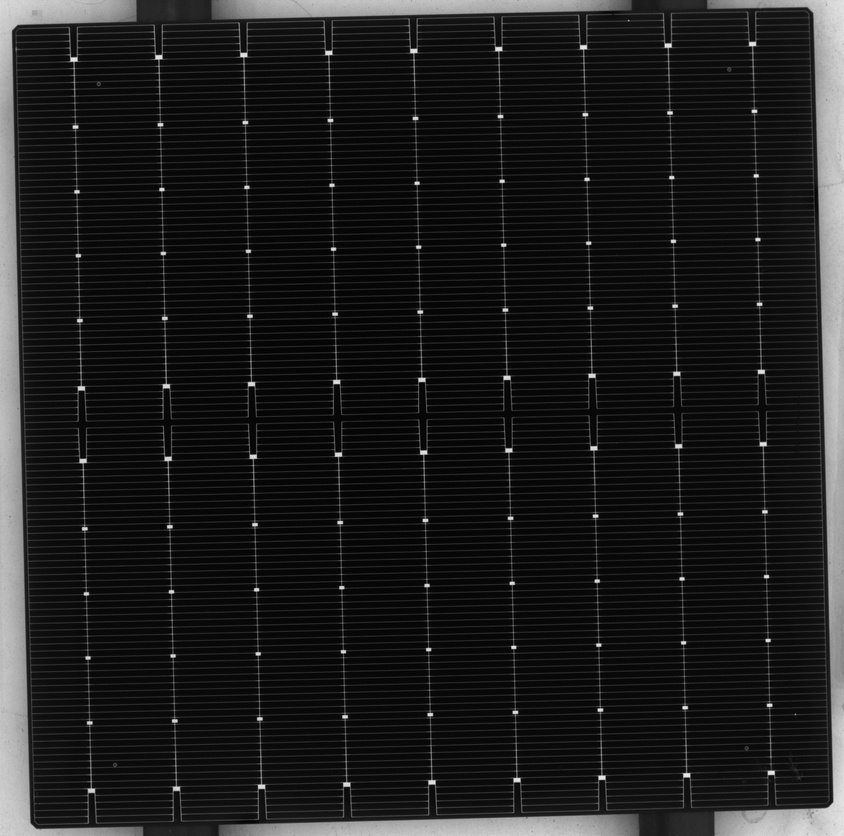
#> input picture test_erode_2/720.jpg, 844 x 836 px, shrunk from 2811 x 2782 before the run, found by its file name
$ python rotate.py
#> lines starting #> are read from the running program, lines starting #| are printed output that depends on the picture
import cv2
import numpy as np
import imutils

image = cv2.imread("C://Users//yzgua//Desktop//bat//test_large//720.jpg")
#> image is the input picture: shape (836, 844, 3); min 0, max 242, mean 29.8
cv2.namedWindow('original', 0)
cv2.imshow("original", image)

(h,w) = image.shape[:2]
#> h = 836; w = 844

(cX, cY) = (w//2, h//2)
#> cX = 422; cY = 418

M = cv2.getRotationMatrix2D((cX, cY), -1.75, 1.1)
rotated = cv2.warpAffine(image, M, (w, h))
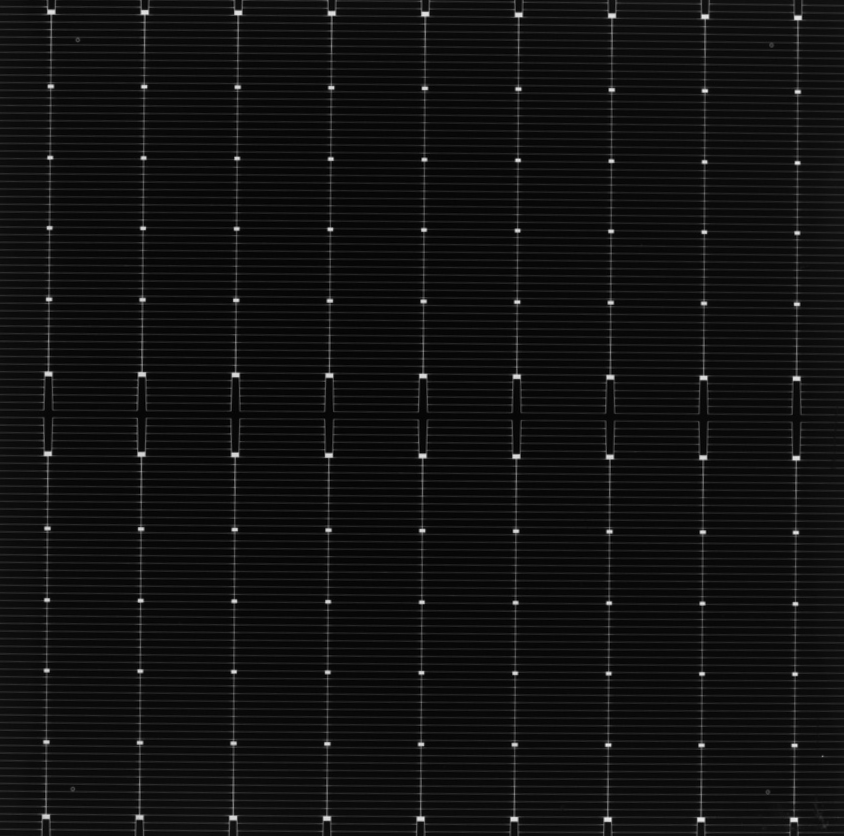
#> rotated: shape (836, 844, 3); min 0, max 238, mean 16.5

# rotated = imutils.rotate(image, -1.75)

cv2.imwrite("C:\\Users\\yzgua\\Desktop\\bat\\pic\\rot\\720_rot.jpg", rotated)


# rotated = imutils.rotate(image, 180)
cv2.imshow("Rotated", rotated)

cv2.waitKey(0)

$ run again, with test_erode_2/1.jpg copied over test_erode_2/720.jpg
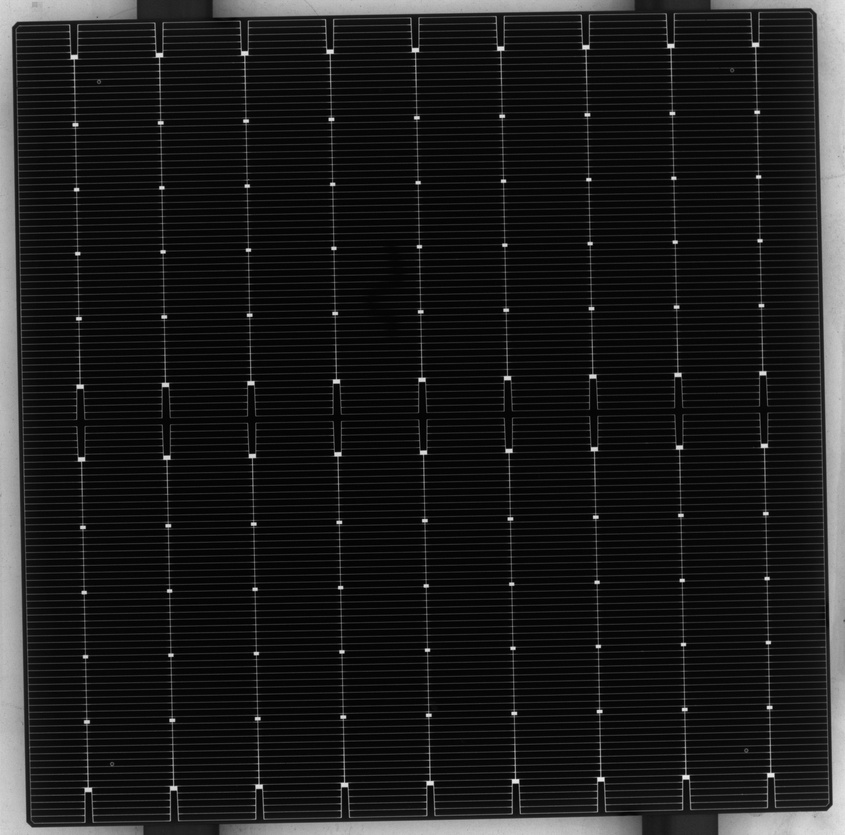
#> input picture test_erode_2/1.jpg, 845 x 835 px, shrunk from 2803 x 2773 before the run, found by its file name
#> image is the input picture: shape (835, 845, 3); min 0, max 242, mean 28.3
#> `rotated = cv2.warpAffine(image, M, (w, h))`:
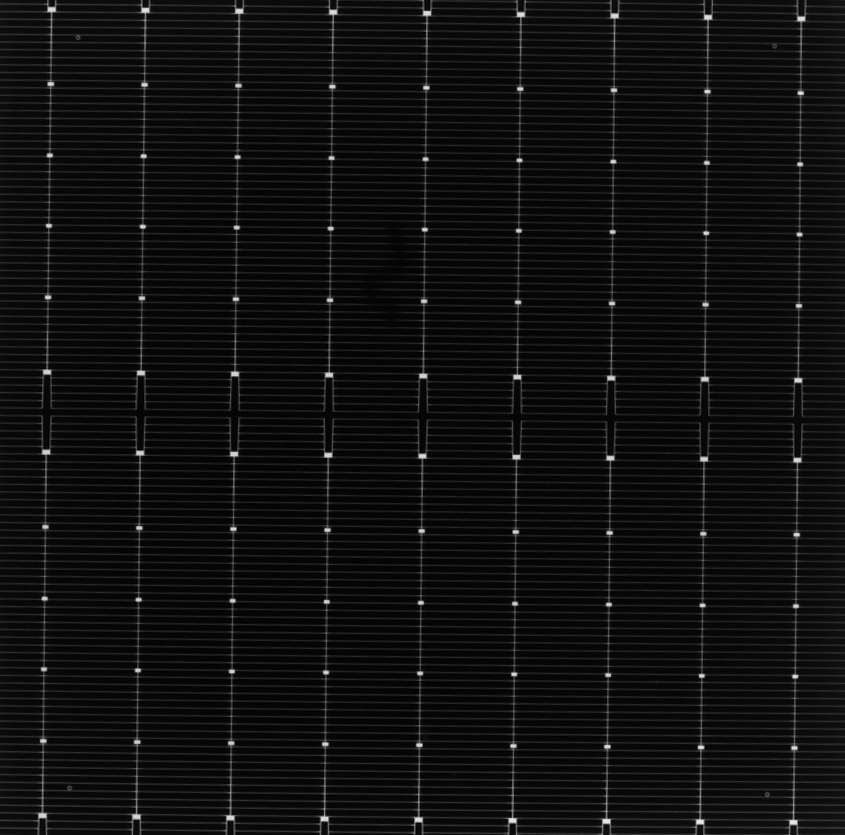
#> rotated: shape (835, 845, 3); min 0, max 239, mean 15.4

$ run again, with test_erode_2/2.jpg copied over test_erode_2/720.jpg
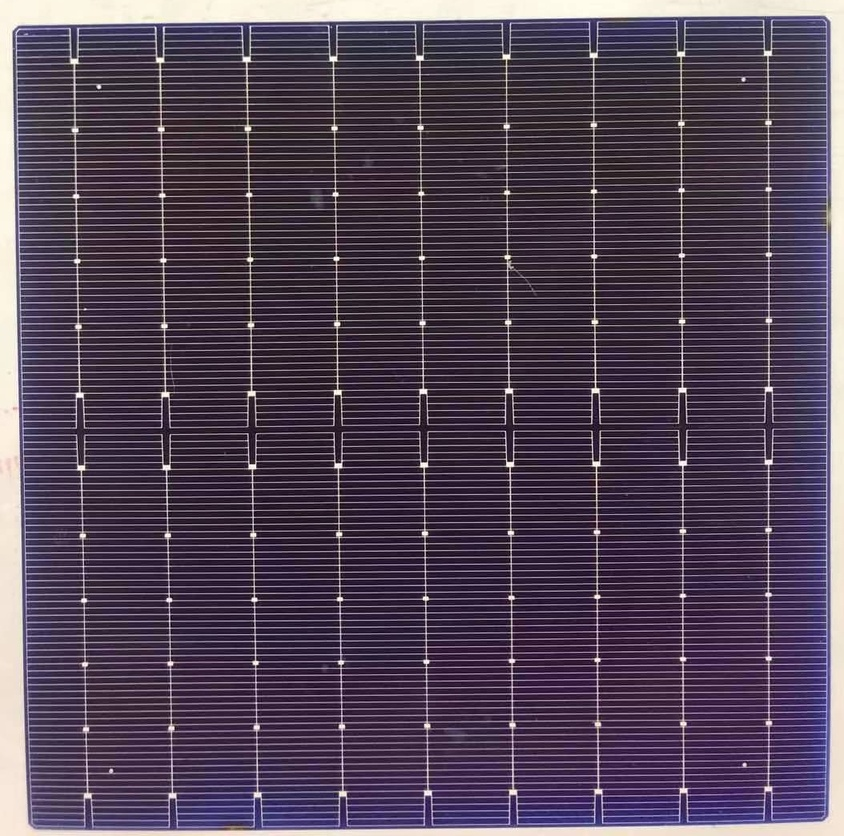
#> input picture test_erode_2/2.jpg, 844 x 836 px, shrunk from 1054 x 1044 before the run, found by its file name
#> image is the input picture: shape (836, 844, 3); mean B, G, R 86.9, 68.6, 82.3
#> `rotated = cv2.warpAffine(image, M, (w, h))`:
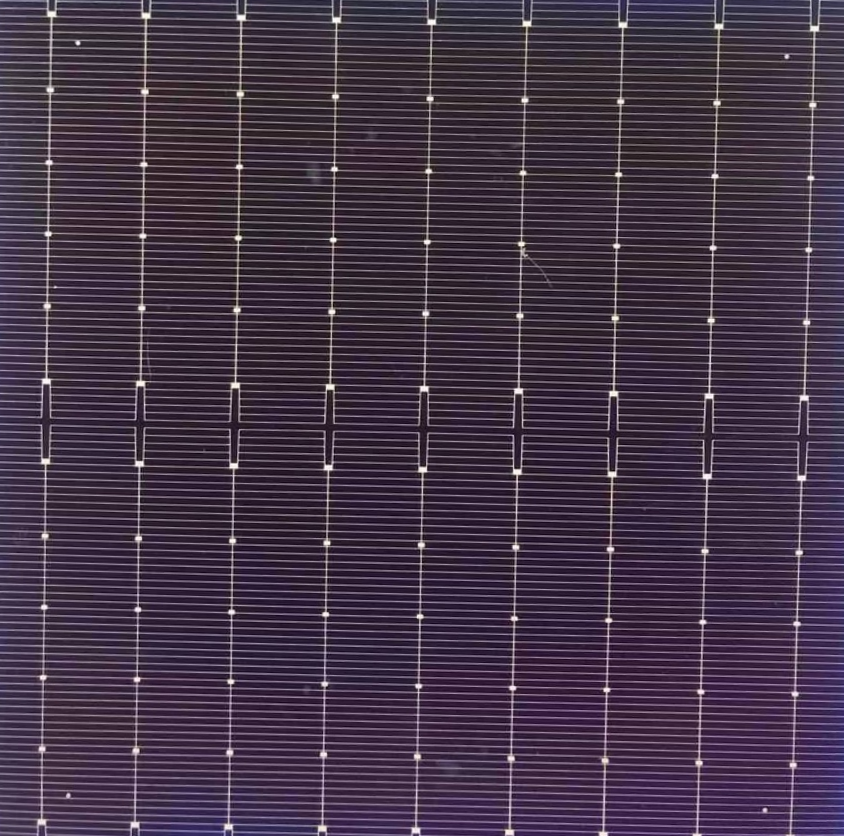
#> rotated: shape (836, 844, 3); mean B, G, R 72.3, 53.6, 68.2
